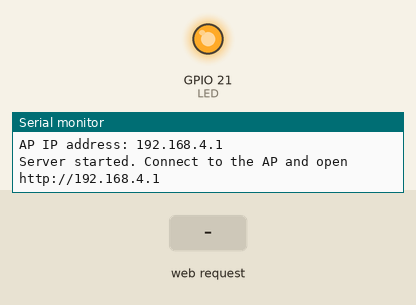
Recording of a sketch running on a simulated Seeed XIAO ESP32-S3. On the bench: output pins drawn as LEDs (lit = HIGH), the last lines printed to the serial monitor. The inputs (shaded band) are chosen by the test bench. WiFi joins after 1.5 s; servers stay silent unless stated.

Above: at 3.2 s.
3.3 s: HTTP request GET /H received
At 4.4 s:
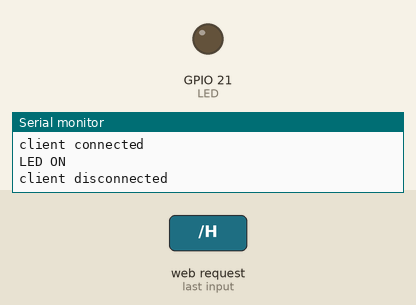
4.8 s: HTTP request GET /L received
At 5.5 s:
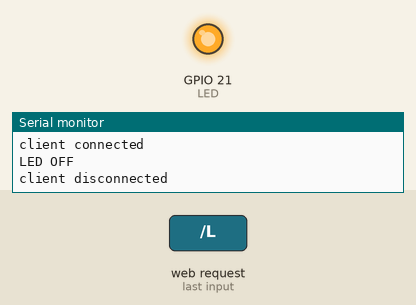
Timing chart, 0 to 7.8 s (numbered marks = the images above; inputs shaded):
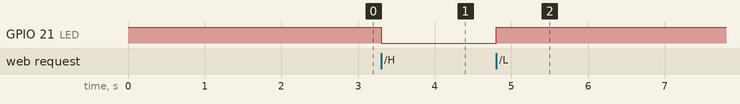

The sketch:

09_softap_led.ino
```cpp
// 09. SoftAP + web server — wiki "WiFiAccessPoint" example adapted for XIAO ESP32S3
// Board becomes a hotspot; browse to http://192.168.4.1 and click links to
// toggle the user LED (GPIO21, inverted).
#include <WiFi.h>
#include <NetworkClient.h>
#include <WiFiAP.h>

const char *ssid = "XIAO_ESP32S3_AP";
const char *password = "12345678";
const int LED = LED_BUILTIN;

NetworkServer server(80);

void setup() {
  Serial.begin(115200);
  pinMode(LED, OUTPUT);
  digitalWrite(LED, HIGH);  // off
  delay(2000);

  Serial.println("Configuring access point...");
  if (!WiFi.softAP(ssid, password)) {
    Serial.println("softAP failed!");
    while (true) delay(1000);
  }
  Serial.print("AP IP address: ");
  Serial.println(WiFi.softAPIP());
  server.begin();
  Serial.println("Server started. Connect to the AP and open http://192.168.4.1");
}

void loop() {
  NetworkClient client = server.accept();
  if (!client) return;

  Serial.println("client connected");
  String currentLine = "";
  while (client.connected()) {
    if (!client.available()) continue;
    char c = client.read();
    if (c == '\n') {
      if (currentLine.length() == 0) {
        client.println("HTTP/1.1 200 OK");
        client.println("Content-type:text/html");
        client.println();
        client.print("<h1>XIAO ESP32S3</h1>");
        client.print("<p><a href=\"/H\">LED ON</a></p>");
        client.print("<p><a href=\"/L\">LED OFF</a></p>");
        client.println();
        break;
      }
      currentLine = "";
    } else if (c != '\r') {
      currentLine += c;
    }
    if (currentLine.endsWith("GET /H")) {
      digitalWrite(LED, LOW);   // on (inverted)
      Serial.println("LED ON");
    }
    if (currentLine.endsWith("GET /L")) {
      digitalWrite(LED, HIGH);  // off
      Serial.println("LED OFF");
    }
  }
  client.stop();
  Serial.println("client disconnected");
}
```

Measured:
- after the input at 3.3 s, GPIO 21 (LED): HIGH → LOW at once
- after the input at 4.8 s, GPIO 21 (LED): LOW → HIGH at once
